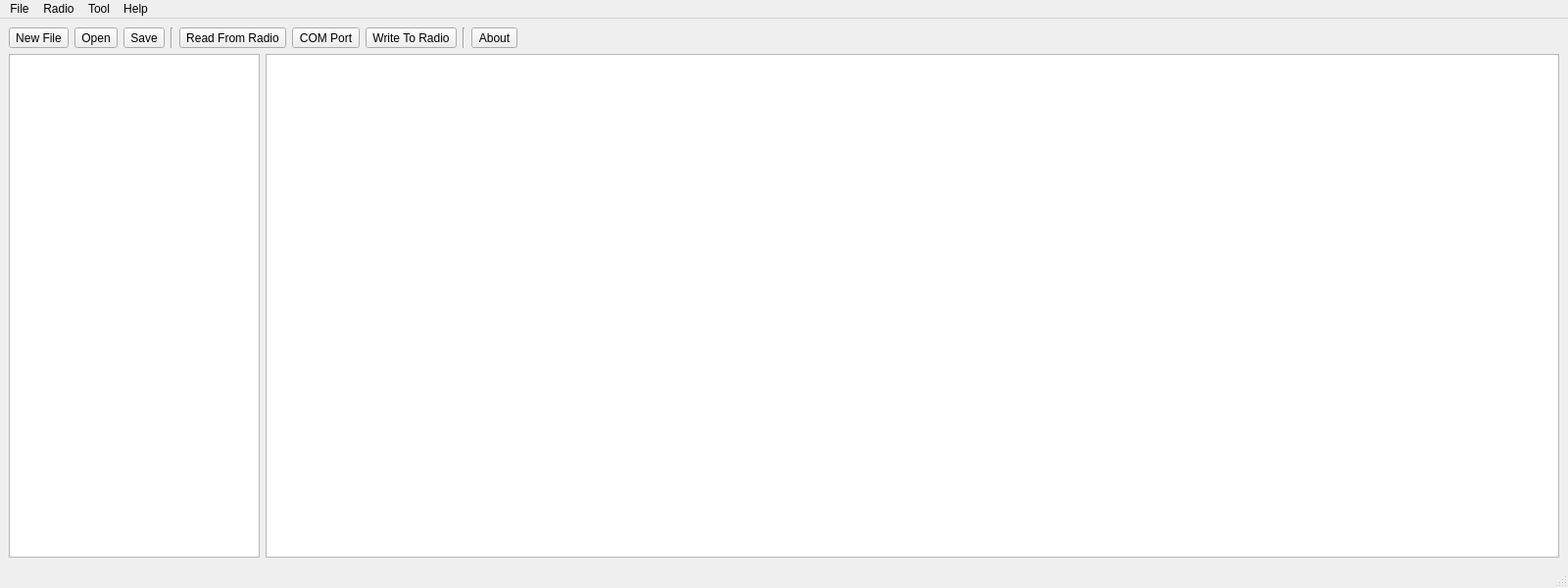
<?xml version="1.0" encoding="UTF-8"?>
<ui version="4.0">
 <class>MainWindow</class>
 <widget class="QMainWindow" name="MainWindow">
  <property name="geometry">
   <rect>
    <x>0</x>
    <y>0</y>
    <width>1600</width>
    <height>600</height>
   </rect>
  </property>
  <property name="windowTitle">
   <string>AnyTone CPS - No Model Selected</string>
  </property>
  <widget class="QWidget" name="centralwidget">
   <layout class="QVBoxLayout" name="verticalLayout">
    <item>
     <widget class="QWidget" name="widget_2" native="true">
      <layout class="QHBoxLayout" name="horizontalLayout">
       <property name="leftMargin">
        <number>0</number>
       </property>
       <property name="topMargin">
        <number>0</number>
       </property>
       <property name="rightMargin">
        <number>0</number>
       </property>
       <property name="bottomMargin">
        <number>0</number>
       </property>
       <item>
        <widget class="QToolButton" name="newFileBtn">
         <property name="toolTip">
          <string>New</string>
         </property>
         <property name="text">
          <string>New File</string>
         </property>
         <property name="icon">
          <iconset theme="QIcon::ThemeIcon::DocumentNew"/>
         </property>
        </widget>
       </item>
       <item>
        <widget class="QToolButton" name="openFileBtn">
         <property name="toolTip">
          <string>Open</string>
         </property>
         <property name="text">
          <string>Open</string>
         </property>
         <property name="icon">
          <iconset theme="QIcon::ThemeIcon::DocumentOpen"/>
         </property>
        </widget>
       </item>
       <item>
        <widget class="QToolButton" name="saveFileBtn">
         <property name="toolTip">
          <string>Save</string>
         </property>
         <property name="text">
          <string>Save</string>
         </property>
         <property name="icon">
          <iconset theme="QIcon::ThemeIcon::DocumentSave"/>
         </property>
        </widget>
       </item>
       <item>
        <widget class="Line" name="line">
         <property name="orientation">
          <enum>Qt::Orientation::Vertical</enum>
         </property>
        </widget>
       </item>
       <item>
        <widget class="QToolButton" name="readRadioBtn">
         <property name="toolTip">
          <string>Read From Radio</string>
         </property>
         <property name="text">
          <string>Read From Radio</string>
         </property>
         <property name="icon">
          <iconset theme="QIcon::ThemeIcon::GoDown"/>
         </property>
        </widget>
       </item>
       <item>
        <widget class="QToolButton" name="comPortBtn">
         <property name="toolTip">
          <string>COM Port</string>
         </property>
         <property name="text">
          <string>COM Port</string>
         </property>
         <property name="icon">
          <iconset theme="QIcon::ThemeIcon::InsertLink"/>
         </property>
        </widget>
       </item>
       <item>
        <widget class="QToolButton" name="writeRadioBtn">
         <property name="toolTip">
          <string>Write To Radio</string>
         </property>
         <property name="text">
          <string>Write To Radio</string>
         </property>
         <property name="icon">
          <iconset theme="QIcon::ThemeIcon::GoUp"/>
         </property>
        </widget>
       </item>
       <item>
        <widget class="Line" name="line_2">
         <property name="orientation">
          <enum>Qt::Orientation::Vertical</enum>
         </property>
        </widget>
       </item>
       <item>
        <widget class="QToolButton" name="aboutBtn">
         <property name="baseSize">
          <size>
           <width>32</width>
           <height>32</height>
          </size>
         </property>
         <property name="toolTip">
          <string>About</string>
         </property>
         <property name="text">
          <string>About</string>
         </property>
         <property name="icon">
          <iconset theme="QIcon::ThemeIcon::HelpAbout"/>
         </property>
        </widget>
       </item>
       <item>
        <spacer name="horizontalSpacer">
         <property name="orientation">
          <enum>Qt::Orientation::Horizontal</enum>
         </property>
         <property name="sizeHint" stdset="0">
          <size>
           <width>40</width>
           <height>20</height>
          </size>
         </property>
        </spacer>
       </item>
      </layout>
     </widget>
    </item>
    <item>
     <widget class="QWidget" name="widget" native="true">
      <layout class="QHBoxLayout" name="horizontalLayout_2">
       <property name="leftMargin">
        <number>0</number>
       </property>
       <property name="topMargin">
        <number>0</number>
       </property>
       <property name="rightMargin">
        <number>0</number>
       </property>
       <property name="bottomMargin">
        <number>0</number>
       </property>
       <item>
        <widget class="QTreeWidget" name="mainTreeWidget">
         <property name="sizePolicy">
          <sizepolicy hsizetype="Preferred" vsizetype="Expanding">
           <horstretch>0</horstretch>
           <verstretch>0</verstretch>
          </sizepolicy>
         </property>
         <property name="baseSize">
          <size>
           <width>100</width>
           <height>0</height>
          </size>
         </property>
         <attribute name="headerVisible">
          <bool>false</bool>
         </attribute>
         <column>
          <property name="text">
           <string notr="true">1</string>
          </property>
         </column>
        </widget>
       </item>
       <item>
        <widget class="QTableView" name="tableView">
         <property name="styleSheet">
          <string notr="true">QTableView::item { margin: 0px}
QHeaderView::section {  text-transform: none;padding:0px}</string>
         </property>
         <property name="editTriggers">
          <set>QAbstractItemView::EditTrigger::NoEditTriggers</set>
         </property>
         <property name="selectionMode">
          <enum>QAbstractItemView::SelectionMode::ExtendedSelection</enum>
         </property>
         <property name="selectionBehavior">
          <enum>QAbstractItemView::SelectionBehavior::SelectRows</enum>
         </property>
        </widget>
       </item>
      </layout>
     </widget>
    </item>
   </layout>
  </widget>
  <widget class="QMenuBar" name="menubar">
   <property name="geometry">
    <rect>
     <x>0</x>
     <y>0</y>
     <width>1600</width>
     <height>21</height>
    </rect>
   </property>
   <widget class="QMenu" name="menuFile">
    <property name="title">
     <string>File</string>
    </property>
    <addaction name="actionNew"/>
    <addaction name="actionOpen"/>
    <addaction name="actionSave"/>
    <addaction name="actionSave_As"/>
    <addaction name="separator"/>
    <addaction name="actionExit"/>
   </widget>
   <widget class="QMenu" name="menuProgram">
    <property name="title">
     <string>Radio</string>
    </property>
    <widget class="QMenu" name="menuSet_Model">
     <property name="title">
      <string>Model</string>
     </property>
     <widget class="QMenu" name="menuD878UVII">
      <property name="enabled">
       <bool>true</bool>
      </property>
      <property name="title">
       <string>D878UVII</string>
      </property>
      <addaction name="actionD878UVII_400"/>
     </widget>
     <widget class="QMenu" name="menuD890UV">
      <property name="enabled">
       <bool>true</bool>
      </property>
      <property name="title">
       <string>D890UV</string>
      </property>
      <addaction name="actionD890UV_103"/>
     </widget>
     <addaction name="menuD878UVII"/>
     <addaction name="menuD890UV"/>
     <addaction name="actionD168UV"/>
    </widget>
    <addaction name="menuSet_Model"/>
    <addaction name="actionModel_Information"/>
    <addaction name="actionSet_Com"/>
    <addaction name="actionRead_From_Radio"/>
    <addaction name="actionWrite_to_Radio"/>
   </widget>
   <widget class="QMenu" name="menuTool">
    <property name="title">
     <string>Tool</string>
    </property>
    <addaction name="actionAPRS_Information_Manager"/>
    <addaction name="actionImport"/>
    <addaction name="actionExport"/>
    <addaction name="actionFirmware_and_Icon_Updates"/>
    <addaction name="actionBoot_Image"/>
    <addaction name="actionDefault_Channel_Options"/>
    <addaction name="actionStandby_BK_Picture_1"/>
    <addaction name="actionStandby_Bk_Picture_2"/>
    <addaction name="actionExpert_Options"/>
    <addaction name="actionSatellite"/>
   </widget>
   <widget class="QMenu" name="menuHelp">
    <property name="title">
     <string>Help</string>
    </property>
    <addaction name="actionAbout"/>
   </widget>
   <addaction name="menuFile"/>
   <addaction name="menuProgram"/>
   <addaction name="menuTool"/>
   <addaction name="menuHelp"/>
  </widget>
  <widget class="QStatusBar" name="statusbar"/>
  <action name="actionNew">
   <property name="text">
    <string>New</string>
   </property>
  </action>
  <action name="actionOpen">
   <property name="text">
    <string>Open...</string>
   </property>
  </action>
  <action name="actionSave">
   <property name="text">
    <string>Save</string>
   </property>
  </action>
  <action name="actionSave_As">
   <property name="text">
    <string>Save As...</string>
   </property>
  </action>
  <action name="actionExit">
   <property name="text">
    <string>Exit</string>
   </property>
  </action>
  <action name="actionModel_Information">
   <property name="text">
    <string>Model Information</string>
   </property>
  </action>
  <action name="actionSet_Com">
   <property name="text">
    <string>Set Com</string>
   </property>
  </action>
  <action name="actionSet_Initialization">
   <property name="text">
    <string>Set Initialization</string>
   </property>
  </action>
  <action name="actionRead_From_Radio">
   <property name="text">
    <string>Read From Radio</string>
   </property>
  </action>
  <action name="actionWrite_to_Radio">
   <property name="text">
    <string>Write To Radio</string>
   </property>
  </action>
  <action name="actionAPRS_Information_Manager">
   <property name="enabled">
    <bool>false</bool>
   </property>
   <property name="text">
    <string>APRS Information Manager</string>
   </property>
  </action>
  <action name="actionImport">
   <property name="text">
    <string>Import</string>
   </property>
  </action>
  <action name="actionExport">
   <property name="text">
    <string>Export</string>
   </property>
  </action>
  <action name="actionMode">
   <property name="text">
    <string>Mode</string>
   </property>
  </action>
  <action name="actioneXtend">
   <property name="text">
    <string>eXtend</string>
   </property>
  </action>
  <action name="actionFirmware_and_Icon_Updates">
   <property name="enabled">
    <bool>false</bool>
   </property>
   <property name="text">
    <string>Firmware and Icon Updates</string>
   </property>
  </action>
  <action name="actionBoot_Image">
   <property name="text">
    <string>Boot Image</string>
   </property>
  </action>
  <action name="actionDefault_Channel_Options">
   <property name="text">
    <string>Default Channel Information</string>
   </property>
  </action>
  <action name="actionStandby_BK_Picture_1">
   <property name="text">
    <string>Standby BK Picture 1</string>
   </property>
  </action>
  <action name="actionStandby_Bk_Picture_2">
   <property name="text">
    <string>Standby Bk Picture 2</string>
   </property>
  </action>
  <action name="actionZone_Hide_Operation">
   <property name="text">
    <string>Zone Hide Operation</string>
   </property>
  </action>
  <action name="actionChannel_Talker_Alias_Operation">
   <property name="text">
    <string>Channel Talker Alias Operation</string>
   </property>
  </action>
  <action name="actionExport_Data_Conversion_File">
   <property name="text">
    <string>Export Data Conversion File</string>
   </property>
  </action>
  <action name="actionAbout">
   <property name="text">
    <string>About</string>
   </property>
  </action>
  <action name="actionTheme">
   <property name="text">
    <string>Theme...</string>
   </property>
  </action>
  <action name="actionExpert_Options">
   <property name="text">
    <string>Expert Options</string>
   </property>
  </action>
  <action name="actionD168UV">
   <property name="checkable">
    <bool>false</bool>
   </property>
   <property name="enabled">
    <bool>false</bool>
   </property>
   <property name="text">
    <string>D168UV</string>
   </property>
  </action>
  <action name="actionD878UVII_400">
   <property name="checkable">
    <bool>true</bool>
   </property>
   <property name="text">
    <string>v4.00</string>
   </property>
  </action>
  <action name="actionD890UV_103">
   <property name="checkable">
    <bool>true</bool>
   </property>
   <property name="text">
    <string>v1.03</string>
   </property>
  </action>
  <action name="actionSatellite">
   <property name="text">
    <string>Satellite</string>
   </property>
  </action>
 </widget>
 <resources/>
 <connections/>
</ui>
